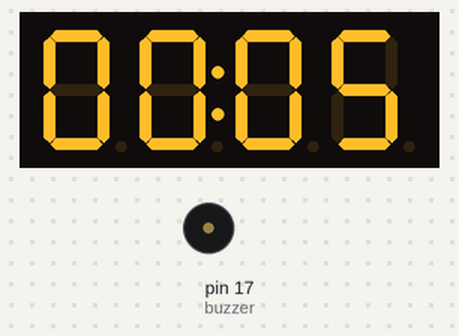
The program below on a simulated MicroPython board. On the bench: 4-digit seven-segment display, buzzer (waves = sounding, pin HIGH). At 7.0 s the program stops and its outputs stay as they are.

Above: at 0.1 s.
At 3.1 s:
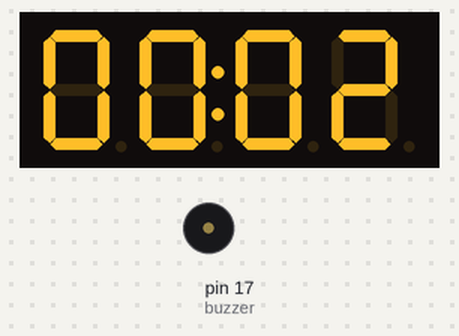
At 6.1 s:
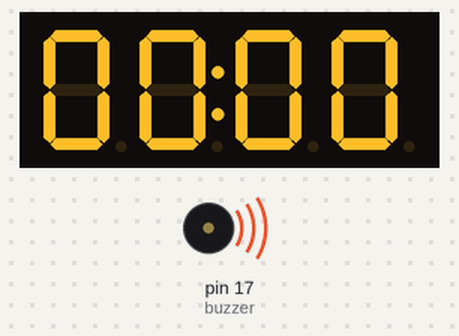
At 7.1 s:
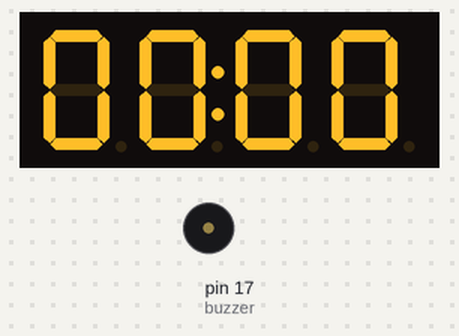
Timing chart, 0 to 8.5 s (numbered marks = the images above):
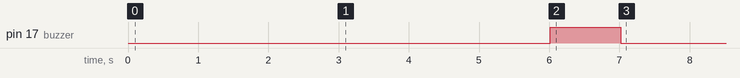

The program:

act4.py
```python
import tm1637
from machine import Pin
from utime import sleep

# Configuración del bus Two-wire para el display
tm = tm1637.TM1637(clk=Pin(0), dio=Pin(1))
# Configuración del pin del zumbador como salida digital
buzzer = Pin(17, Pin.OUT)

sec = 5

while sec >= 0:
    # Mostramos los minutos en 0 y los segundos actuales, con los dos puntos fijos
    tm.numbers(0, sec, colon=True)
    sleep(1)

    if sec == 0:
        # Al llegar a cero, se dispara el zumbador enviando un estado alto
        buzzer.value(1)
        sleep(1) # El sonido dura exactamente un segundo
        buzzer.value(0)
        break # Termina el programa tras la alarma

    sec -= 1 # Decrementa el contador
```

Measured:
- by itself, pin 17 (buzzer): LOW → HIGH at 6.0 s, → LOW 1.0 s later
- what the display in image 1 shows lasts 1.0 s, from 3.0 s to 4.0 s
